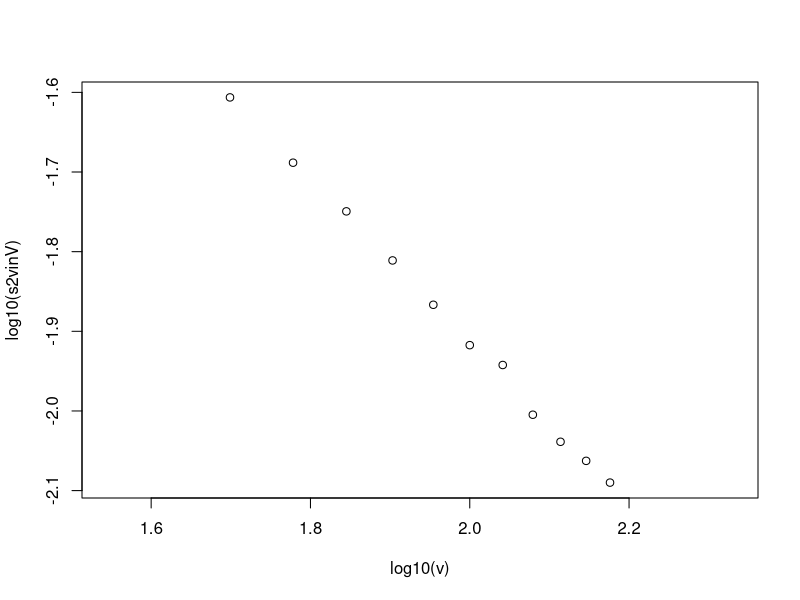

Here is the R script that generated this plot: (Note: a time limit stopped this script after it produced the figure.)
ro <- seq(0.1,0.9,0.1)
rro <- sqrt(1-ro**2)

L <- 10000

#temp <- sapply(0:L, function(i) ro**i)
#temp2 <- c(1,sapply(1:L, function(i) sqrt(1-ro**2)/ro**i))
#RO <- temp%*%t(temp2)
#RO[col(RO)>row(RO)] <- 0

nSimu=100

v <- seq(50,150,by=10)
s2vinV <- NULL
A <- NULL
for(i.A in 1:length(ro)){
  for(i.v in 1:length(v)){
    tempCut <- cut(1:(L+1),breaks=seq(1,(L+1),by=v[i.v]))
    tempRes <- NULL
    for(i in 1:nSimu){
      #simu <- RO%*%rnorm(L+1)
      simu <- rnorm(1)
      for(k in 1:L) simu[k+1] <- ro[i.A]*simu[k] + rro[i.A]*rnorm(1)
      tempRes[i] <- var(tapply(simu,tempCut,FUN="mean"))
    }
    s2vinV[i.v] <- mean(tempRes)
  }
  
  plot(log10(v),log10(s2vinV),asp=1)
  lsfit(log(v),log(s2vinV))$coef
  A[i.A] <- exp(lsfit(log(v),log(s2vinV))$coef[1])
}

plot(ro,A,type="b",xlim=c(0,1),ylim=c(0,10))
lines(seq(0,1,0.01),-1/log(seq(0,1,0.01)),col=2) # integral range given by \int exp(-lambda t)dt = -1/lambda=-1/log(ro) 
lines(seq(0,1,0.01),1/(1-seq(0,1,0.01)),col=3) # integral range given by \sum ro^k = 1/(1-ro)

f.integralRange <- approxfun(x=ro,y=A,rule=2)
lines(seq(0,1,0.01),f.integralRange(seq(0,1,0.01)))
